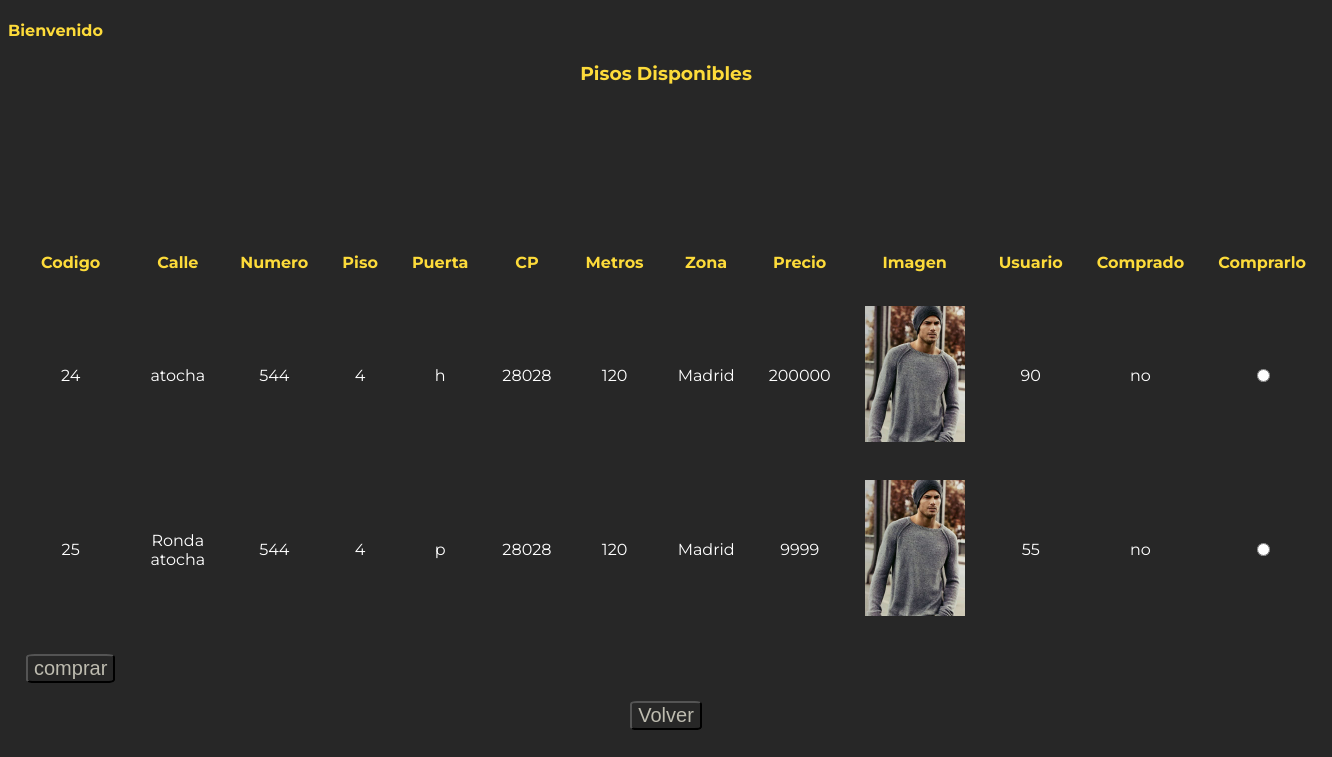
Screenshot of /comprarpiso.php with the database file from the repository.
### tables this page shows
CREATE TABLE `pisos` (
  `Codigo_piso` int(11) NOT NULL AUTO_INCREMENT,
  `calle` varchar(40) NOT NULL,
  `numero` int(11) NOT NULL,
  `piso` int(11) NOT NULL,
  `puerta` varchar(5) NOT NULL,
  `cp` int(11) NOT NULL,
  `metros` int(11) NOT NULL,
  `zona` varchar(15) DEFAULT NULL,
  `precio` float NOT NULL,
  `imagen` varchar(100) NOT NULL,
  `usuario_id` int(11) DEFAULT NULL,
  `comprado` enum('si','no') DEFAULT NULL,
  PRIMARY KEY (`Codigo_piso`)
);

### comprarpiso.php (the view, shortened to what this page needs)
<?php
$user= $_SESSION["user"];
include "datos.php";
$conexion= mysqli_connect($dbhost,$dbuser,$dbpass,$dbname) or die ("Error al conectar a la BBDD");
$query="select * from pisos where comprado like 'no' ";
$consulta=mysqli_query($conexion,$query) or die ('Error en la consulta'.mysqli_error($conexion));
$nfilas=mysqli_num_rows($consulta);
?>
<!DOCTYPE html>
<html lang="en" >
<head>
  </head>
<body>
  <h4><?php echo "Bienvenido ". $user?></h4>
  <h3>Pisos Disponibles</h3>
  <form action='comprarpiso2.php' method='post'>
    <table>
    <tr>
    <th>Codigo</th>
    <th>Calle</th>
    <th>Numero</th>
    <th>Piso</th>
    <th>Puerta</th>
    <th>CP</th>
    <th>Metros</th>
    <th>Zona</th>
    <th>Precio</th>
    <th>Imagen</th>
    <th>Usuario</th>
    <th>Comprado</th>
    <th>Comprarlo</th>
    </tr>
</body>
</html>
<?php
if($nfilas>0){
  for ($i=0; $i <$nfilas; $i++) {
    $resultado = mysqli_fetch_array($consulta);
    print ('<tr>');
    echo '<td>'.$resultado['Codigo_piso'].'</td>';
    echo '<td>'.$resultado['calle'].'</td>';
    echo '<td>'.$resultado['numero'].'</td>';
    echo '<td>'.$resultado['piso'].'</td>';
    echo '<td>'.$resultado['puerta'].'</td>';
    echo '<td>'.$resultado['cp'].'</td>';
    echo '<td>'.$resultado['metros'].'</td>';
    echo '<td>'.$resultado['zona'].'</td>';
    echo '<td>'.$resultado['precio'].'</td>';
    echo "<td><img src='./img/".$resultado['imagen']."' width='100px'></td>";
    echo '<td>'.$resultado['usuario_id'].'</td>';
    echo '<td>'.$resultado['comprado'].'</td>';
    echo '<td><input type="radio" value="'.$resultado['Codigo_piso'].'" name="piso"></td>';
    echo ' </tr>';
  }
    echo "<td><input type='submit' name='comprar' value='comprar'></td>";
}
?>
<p><a href='indexcomprador.php'><input type="button" name="volver" value="Volver"></a></p>

### comprarpiso.php (style rules this page uses)
body { background: #272727; color: #fddb3a; font-family: "Montserrat", sans-serif; }
h3 { text-align: center; }
table { padding-top: 10%; margin: auto; }
th { padding: 1em; }
td { padding: 1em; text-align: center; color: white; }
p { margin: auto; text-align: center; }
input[type=button] { border-radius: 10%; color: #bebcb0; background: #272727; font-size: 20px; }
input[type=submit] { border-radius: 10%; color: #bebcb0; background: #272727; font-size: 20px; text-align: center; }

### rows the page displays
pisos: Codigo_piso "24", calle "atocha", numero "544", piso "4", puerta "h", cp "28028", metros "120", zona "Madrid", precio "200000", imagen (picture), usuario "90", comprado "no"
pisos: Codigo_piso "25", calle "Ronda atocha", numero "544", piso "4", puerta "p", cp "28028", metros "120", zona "Madrid", precio "9999", imagen (picture), usuario "55", comprado "no"
